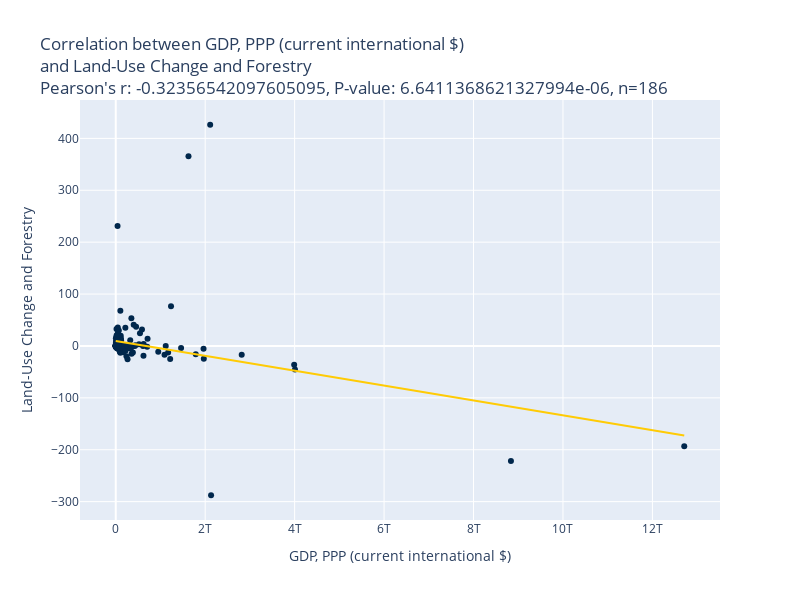

Notebook cell for this chart:
### Markdown cell above
We also looked for interesting correlations between GDP, Poverty, and LUCF which represents emissions or removals of greenhouse gases from the result of human manipulation of land and forestry. This can mean large carbon sinks for countries with swaths of forests (especially rainforests), but also carbon sources where deforestation has occurred.

Unfortunately, with weak correlations, we were unable to add any interesting insights to our analysis.

### Code cell
years = 30
x = "GDP, PPP (current international $)"
y = "Land-Use Change and Forestry"

df_xy, p_corr, p_pval, s_corr, s_pval = build_correlation_df(find_corr_df, years, x, y)
build_correlation_plot(df_xy, x, y, p_corr, p_pval).show()

### Figure 1 — Plotly figure (JSON) as saved in the notebook; plotly's stock layout.template omitted (floating-point values rounded to 4 significant figures; data arrays with more than 128 entries replaced by an {"elided": "..."} marker saying what was removed)
{"data": [{"customdata": {"elided": "186x1 str values"}, "hovertemplate": "GDP, PPP (current international $)=%{x}<br>Land-Use Change and Forestry=%{y}<br>country=%{customdata[0]}<extra></extra>", "legendgroup": "", "marker": {"color": "#00274C", "symbol": "circle"}, "mode": "markers", "name": "", "orientation": "v", "showlegend": false, "type": "scatter", "x": {"elided": "186 float values"}, "xaxis": "x", "y": {"elided": "186 float values"}, "yaxis": "y"}, {"hovertemplate": "<b>OLS trendline</b><br>y = -1.4318e-11 * x + 9.58096<br>R<sup>2</sup>=0.104695<br><br>GDP, PPP (current international $)=%{x}<br>Land-Use Change and Forestry=%{y} <b>(trend)</b><extra></extra>", "legendgroup": "", "line": {"color": "#FFCB05"}, "marker": {"color": "#00274C", "symbol": "circle"}, "mode": "lines", "name": "", "showlegend": false, "type": "scatter", "x": {"elided": "186 float values"}, "xaxis": "x", "y": {"elided": "186 float values"}, "yaxis": "y"}], "layout": {"height": 600, "legend": {"tracegroupgap": 0}, "title": {"text": "Correlation between GDP, PPP (current international $)<br>and Land-Use Change and Forestry<br>Pearson's r: -0.32356542097605095, P-value: 6.6411368621327994e-06, n=186<br>"}, "width": 800, "xaxis": {"anchor": "y", "domain": [0, 1], "title": {"text": "GDP, PPP (current international $)"}}, "yaxis": {"anchor": "x", "domain": [0, 1], "title": {"text": "Land-Use Change and Forestry"}}}}
